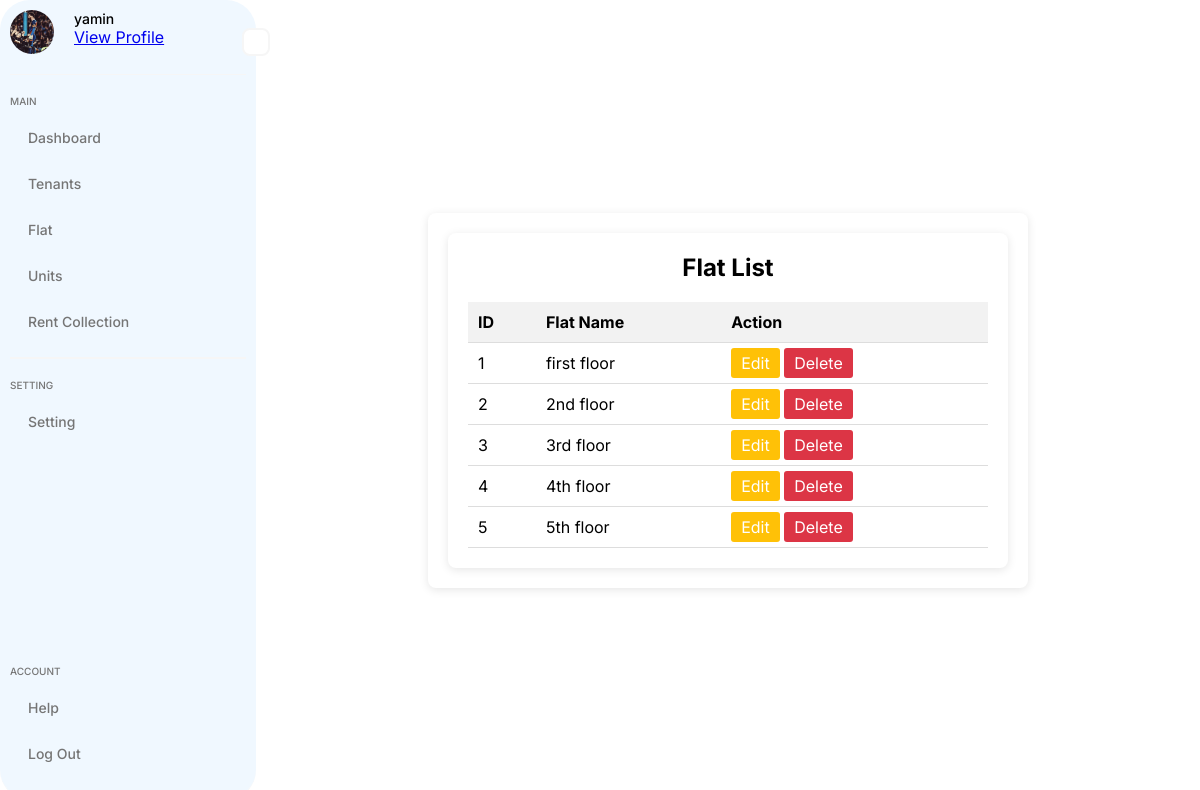
The app's page /rental/flats/ (signed in) with its own data.
### accounts/models.py (models this page shows, shortened)
class UserProfile(models.Model):
    user = models.OneToOneField(User, on_delete=models.CASCADE)
    phone = models.CharField(max_length=15, blank=True, null=True)
    address = models.CharField(max_length=255, blank=True, null=True)
    profile_photo = models.ImageField(
        upload_to="profile_photos/", blank=True, null=True
    )

### rental_management/models.py (models this page shows, shortened)
class Flat(models.Model):
    flat_number = models.CharField(max_length=15, unique=True)

### rental_management/views.py (the view)
# urls.py: path("flats/", views.flat_list, name="flat_list"),
@login_required
def flat_list(request):
    flats = Flat.objects.all()
    return render(request, "rental_management/flat_list.html", {"flats": flats})

### accounts/context_processors.py (called while the page is built)
def user_profile(request):
    profile = None
    if request.user.is_authenticated:
        try:
            profile = UserProfile.objects.get(user=request.user)
        except UserProfile.DoesNotExist:
            pass
    return {"profile": profile}

### templates/rental_management/flat_list.html (shortened to what this page needs)
{% extends 'sidebar.html' %}
{% load static %}
{% block style %}
<link rel="stylesheet" href="{% static 'css/flat_list.css' %}">
{% endblock %}
{% block content %}
<div class="main-content">
    <h1>Flat List</h1>
    <table class="table table-hover">
        <thead>
            <tr>
                <th>ID</th>
                <th>Flat Name</th>
                <th>Action</th>
            </tr>
        </thead>
        <tbody>
            {% for flat in flats %}
            <tr>
                <td>{{ flat.id }}</td>
                <td>{{ flat.flat_number }}</td>
                <td>
                    <a href="{% url 'edit_flat' flat.id %}" class="btn btn-warning">Edit</a>
                    <a href="{% url 'delete_flat' flat.id %}" class="btn btn-danger">Delete</a>
                </td>
            </tr>
            {% endfor %}
        </tbody>
    </table>
</div>
{% endblock %}

### templates/sidebar.html (shortened to what this page needs)
{% load static %}
<!DOCTYPE html>
<html lang="en">
<head>
    <link rel="stylesheet" href="{% static 'css/styles.css' %}">
    {% block style %}
    {% endblock %}
</head>
<body>
    <aside class="container">
        <div class="sidebar">
            <div class="menu-btn">
            </div>
            <div class="head">
                <div class="user-img">
                    {% if profile and profile.profile_photo %}
                    <img src="{{ profile.profile_photo.url }}" alt="Profile Photo">
                    {% else %}
                    <img src="{% static 'images/default-profile.png' %}" alt="Default Profile Photo">
                    {% endif %}
                </div>
                <div class="user-details">
                    <p class="name">{{ user.username }}</p>
                    <a href="{% url 'accounts:profile' %}" class="profile-link">View Profile</a>
                </div>
            </div>
            <div class="nav">
                <div class="menu">
                    <p class="title">Main</p>
                    <ul>
                        <li>
                            <a href="{% url 'dashboard' %}">
                                <span class="text">Dashboard</span>
                            </a>
                        </li>
                        <li>
                            <a href="#">
                                <span class="text">Tenants</span>
                            </a>
                        </li>
                        <li>
                            <a href="#">
                                <span class="text">Flat</span>
                            </a>
                        </li>
                        <li>
                            <a href="#">
                                <span class="text">Units</span>
                            </a>
                        </li>
                        <li>
                            <a href="#">
                                <span class="text">Rent Collection</span>
                            </a>
                        </li>
                    </ul>
                </div>
                <div class="menu">
                    <p class="title">Setting</p>
                    <ul>
                        <li>
                            <a href="#">
                                <span class="text">Setting</span>
                            </a>
                        </li>
                    </ul>
                </div>
            </div>
            <div class="menu">
                <p class="title">Account</p>
                <ul>
                    <li>
                        <a href="#">
                            <span class="text">Help</span>
                        </a>
                    </li>
                    <li>
                        <a href="{% url 'accounts:logout' %}">
                            <span class="text">Log Out</span>
                        </a>
                    </li>
                </ul>
            </div>
        </div>
        <div class="main-content">
            {% block content %}
            {% endblock %}
        </div>
    </aside>
</body>
</html>

### static/css/styles.css (style rules this page uses)
* { margin: 0; padding: 0; box-sizing: border-box; font-family: "Inter", sans-serif; }
body { background-color: #ffffff; }
.container { width: 100%; min-height: 100vh; }
.sidebar { position: relative; width: 256px; height: 100vh; display: flex; flex-direction: column; gap: 20px; background-color: aliceblue; padding: 10px; border-radius: 30px; }
.sidebar, .head { display: flex; gap: 20px; padding-bottom: 20px; border-bottom: 1px solid #f6f6f6; }
.user-img { width: 44px; height: 44px; border-radius: 50%; overflow: hidden; }
.user-img img { width: 100%; object-fit: cover; }
.user-details .title, .menu .title { font-size: 10px; font-weight: 500; color: #757575; text-transform: uppercase; margin-bottom: 10px; }
.user-details .name { font-size: 14px; font-weight: 500; }
.nav { flex: 1; }
.menu ul li { position: relative; list-style: none; margin-bottom: 5px; }
.menu ul li a { display: flex; align-items: center; gap: 10px; font-size: 14px; font-weight: 500; color: #757575; text-decoration: none; padding: 12px 8px; border-radius: 8px; transition: all 0.3s; }
.menu ul li .text { flex: 1; }
.menu:not(:last-child) { padding-bottom: 10px; margin-bottom: 20px; border-bottom: 2px solid #f6f6f6; }
.menu-btn { position: absolute; right: -14px; top: 3.5%; width: 28px; height: 28px; border-radius: 8px; display: flex; align-items: center; justify-content: center; cursor: pointer; color: #757575; border: 2px solid #f6f6f6; background-color: #fff; }
.container { display: flex; width: 100%; min-height: 100vh; }
.sidebar { width: 256px; height: 100vh; background-color: aliceblue; transition: width 0.3s; }
.main-content { flex: 1; padding: 24px; transition: margin-left 0.3s, padding-left 0.3s; }

### static/css/flat_list.css (style rules this page uses)
.main-content { padding: 20px; max-width: 600px; margin: auto; background-color: #fff; box-shadow: 0 2px 10px rgba(0, 0, 0, 0.1); border-radius: 8px; text-align: center; }
table { width: 100%; border-collapse: collapse; margin-top: 20px; }
th, td { padding: 10px; text-align: left; border-bottom: 1px solid #ddd; }
th { background-color: #f2f2f2; }
.table { width: 100%; border-collapse: collapse; margin-top: 20px; }
.btn { padding: 5px 10px; text-decoration: none; color: white; border-radius: 3px; }
.btn-warning { background-color: #ffc107; }
.btn-danger { background-color: #dc3545; }

### records on screen
UserProfile: profile_photo (picture)
Flat: id "1", flat_number "first floor"
Flat: id "2", flat_number "2nd floor"
Flat: id "3", flat_number "3rd floor"
Flat: id "4", flat_number "4th floor"
Flat: id "5", flat_number "5th floor"

### other values on screen
{{ user.username }} "yamin"
